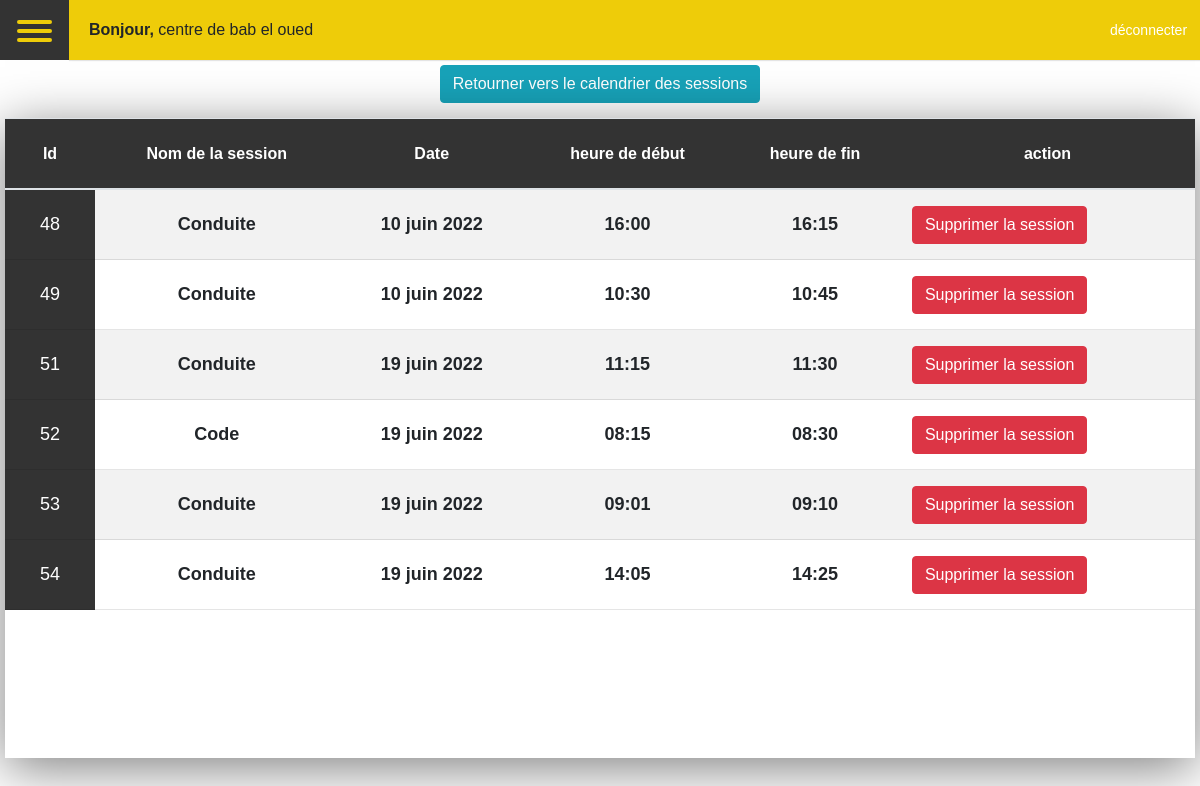
The app's page /liste_des_sessions_pour_de_ce_centre/ (signed in) with its own data.
### compte/models.py (models this page shows, shortened)
class CentreExamen(models.Model):
    user = models.OneToOneField(User, null=True, blank=True, on_delete=models.SET_NULL)
    nom = models.CharField(max_length=200, null=True, blank=True)
    adresse = models.CharField(max_length=200, null=True, blank=True)
    wilaya = models.CharField(max_length=50, default='Alger')
    commune = models.CharField(max_length=100, default='Sidi Mhamed')
    nbrPlace = models.IntegerField(null=True, blank=True)
    statut = models.CharField(max_length=50, null=True, blank=True)
    Numéro_agrément = models.IntegerField(null=True, blank=True)

class Session(models.Model):
    x = [
        ('Code','Code'),
        ('Manoeuvre','Manoeuvre'),
        ('Conduite','Conduite')
    ]
    date = models.DateField(null=True, blank=True)
    nom = models.CharField(max_length=100, default='session de epreuve', choices=x)
    heureDebut = models.TimeField(null=True, blank=True)
    heureFin = models.TimeField(null=True, blank=True)
    candidat = models.ForeignKey(Candidat,null=True,blank=True, on_delete=models.SET_NULL)
    centre_examen = models.ForeignKey(CentreExamen, null=True, blank=True, on_delete=models.CASCADE)
    def __str__(self):
        return str(self.date) + " " + str(self.heureDebut) + '-' + str(self.heureFin) + self.nom

### compte/decorators.py (the view)
        def wrapper_func(request, *args, **kwargs):
            group = None
            if request.user.groups.exists():
                group = request.user.groups.all()[0].name
            if group in allowed_roles:
                return view_func(request, *args, **kwargs)
            else:
                return HttpResponse('Vous n\'ètes pas authorisé pour accéder à cette page')

### compte/views.py (called while the page is built)
@login_required(login_url='login')
@allowed_users(allowed_roles=['CENTRE'])
def liste_des_sessions_pour_centre(request):
    sessions = Session.objects.all().filter(centre_examen = request.user.centreexamen, candidat=None).order_by('date')
    context = {
        'sessions': sessions,
    }
    return render(request, 'liste_des_sessions_pour_centre.html', context)

### templates/liste_des_sessions_pour_centre.html
{% extends 'base.html' %}
{% block content %}
<section class="wrap" style="flex-direction: column; line-height: 45px;">
    <a href="{% url 'session_calendar' %}" class="btn btn-info">Retourner vers le calendrier des sessions</a>
<div class="table" style="height: 80vh;">
<table>
    <thead>
        <th style="text-align: center;">Id</th>
        <th style="text-align: center;">Nom de la session</th>
        <th style="text-align: center;">Date</th>
        <th style="text-align: center;">heure de début</th>
        <th style="text-align: center;">heure de fin</th>
        <th style="text-align: center;">action</th>
    </thead>
    <tbody>
        {% for session in sessions %}
        <tr>
            <td style="text-align: center; font-size: large;">{{session.id}}</td>
            <td style="text-align: center; font-size: large;">{{session.nom}}</td>
            <td style="text-align: center; font-size: large;">{{session.date}}</td>
            <td style="text-align: center; font-size: large;">{{session.heureDebut}}</td>
            <td style="text-align: center; font-size: large;">{{session.heureFin}}</td>
            <td><a href="{% url 'delete_this_session' session.id %}" class="btn btn-danger">Supprimer la session</a></td>
        </tr>
        {% endfor %}
    </tbody>
{% endblock %}

### templates/parts/nav_centre.html (shortened to what this page needs)
{% load static %}
<div class="wrapper sticky-top">
   <div class="top_navbar">
     <div id="hamburger" class="hamburger">
        <div class="one"></div>
        <div class="two"></div>
        <div class="three"></div>
     </div>
     <div class="top_menu">
       {% if request.user.dnsr %}
       <span><strong>Bonjour, </strong>{{request.user.dnsr.name}}</span>
       {% elif request.user.dwsr %}
       <span><strong>Bonjour, </strong>{{request.user.dwsr.name}}</span>
       {% elif request.user.centreexamen %}
       <span><strong>Bonjour, </strong>{{request.user.centreexamen.nom}}</span>
       {% elif request.user.candidat %}
       <span><strong>Bonjour, </strong>{{request.user.candidat.nom}} {{request.user.candidat.prenom}}</span>
       {% endif %}
       <div class="logo">
         {% if request.user.is_authenticated %}
         <div class="logout-btn"><a href="{% url 'logout' %}"> <span style="font-size: 14px;" class="title">déconnecter</span></a></div>
         {% else %}
         <img src="{% static '/images/logo.jpg' %}" alt="DNSR">
         {% endif %}
       </div>
     </div>
   </div>
</div>

### static/css/style.css (style rules this page uses)
* { margin: 0; padding: 0; list-style: none; text-decoration: none; box-sizing: border-box; font-family: 'Poppins',sans-serif; }
.wrap { height: 100%; width: 100%; display: flex; justify-content: center; align-items: center; padding: 5px; }
.wrapper { font-family: 'Montserrat', sans-serif; }
.wrapper .top_navbar { width: 100%; height: 60px; display: flex; }
.wrapper .top_navbar .hamburger { width: 70px; height: 100%; background: #333; padding: 15px 17px; cursor: pointer; }
.wrapper .top_navbar .hamburger div { width: 35px; height: 4px; background: #eecc09; margin: 5px 0; border-radius: 5px; transition: all 0.5s ease; }
.wrapper .top_navbar .top_menu { width: 100%; height: 100%; background: #eecc09; display: flex; justify-content: space-between; align-items: center; padding: 0 20px; box-shadow: 0 1px 1px rgba(0,0,0,0.1); }
.wrapper .top_navbar .top_menu .logo { width: 60px; height: 60px; position: absolute; right: 30px; }
.wrapper .top_navbar .top_menu .logo .logout-btn { line-height: 60px; }
.wrapper .top_navbar .top_menu .logo .logout-btn a { text-decoration: none; color: #fff; display: block; }
.table { width: 100%; background: #fff; margin: 15px; max-height: 85vh; overflow-y: auto; box-shadow: 0 10px 50px 0px rgba(0,0,0,0.5); }
table { width: 100%; text-align: left; border-collapse: collapse; }
table thead th, table tbody td { padding: 15px; border: none; font-weight: 600; font-size: 14px; }
table thead th { background: #333; color: #fff; font-size: 16px; position: sticky; top: -1px; }
table tbody td { border-bottom: 1px solid rgba(0,0,0,0.1); }
table thead th:nth-child(1), table tbody th:nth-child(1) { width: 90px; text-align: center; }
table tbody td:nth-child(1) { background: #333; color: #fff; font-size: 16px; font-weight: 500; }
table tbody tr:hover, table tbody tr:nth-child(odd) { background: rgba(0,0,0,0.05); }

### records on screen
Session: id "48", nom "Conduite", date "10 juin 2022", heureDebut "16:00", heureFin "16:15"
Session: id "49", nom "Conduite", date "10 juin 2022", heureDebut "10:30", heureFin "10:45"
Session: id "51", nom "Conduite", date "19 juin 2022", heureDebut "11:15", heureFin "11:30"
Session: id "52", nom "Code", date "19 juin 2022", heureDebut "08:15", heureFin "08:30"
Session: id "53", nom "Conduite", date "19 juin 2022", heureDebut "09:01", heureFin "09:10"
Session: id "54", nom "Conduite", date "19 juin 2022", heureDebut "14:05", heureFin "14:25"

### other values on screen
{{ request.user.centreexamen.nom }} "centre de bab el oued"
